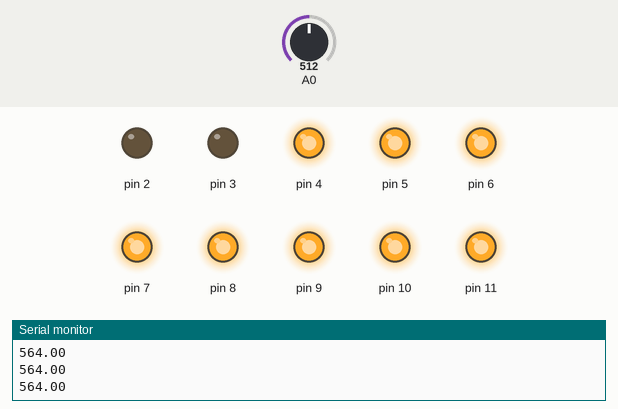
A sketch run on a simulated Arduino Uno, built with avr-gcc and run on an emulated ATmega328P. Shown: output pins drawn as LEDs (lit = HIGH), the last lines printed to the serial monitor. The inputs (shaded band) are chosen by the test bench; at power-on: A0 = 512.

Above: at 1.2 s.
1.3 s: A0 set to 545
2.8 s: A0 set to 571
At 4.0 s:
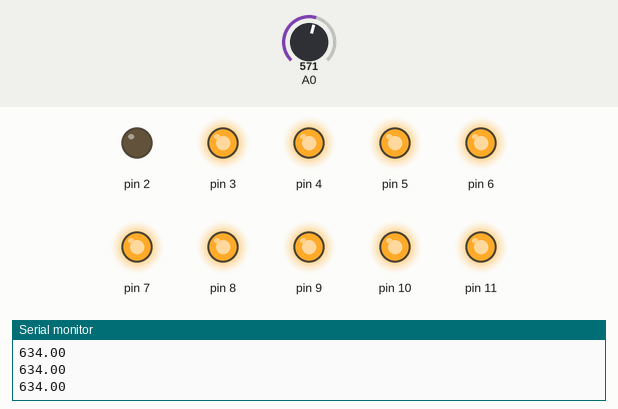
4.3 s: A0 set to 689
5.8 s: A0 set to 711
At 6.5 s:
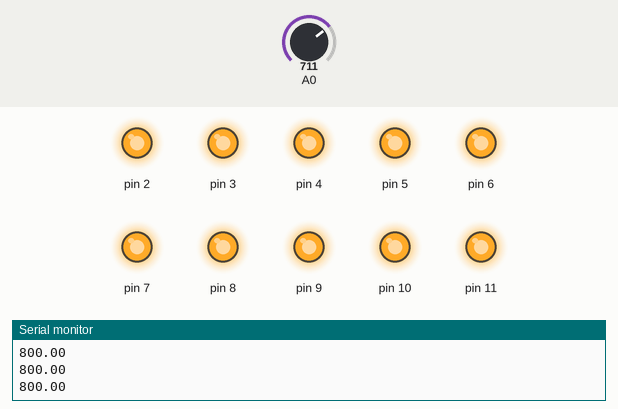
7.3 s: A0 set to 306
At 8.5 s:
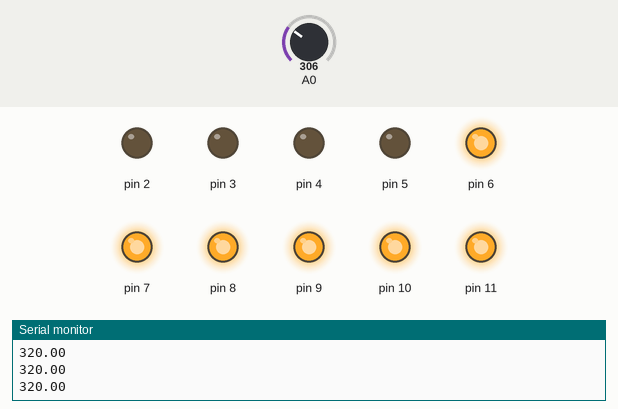
8.8 s: A0 set to 334
10.3 s: A0 set to 360
At 11.2 s:
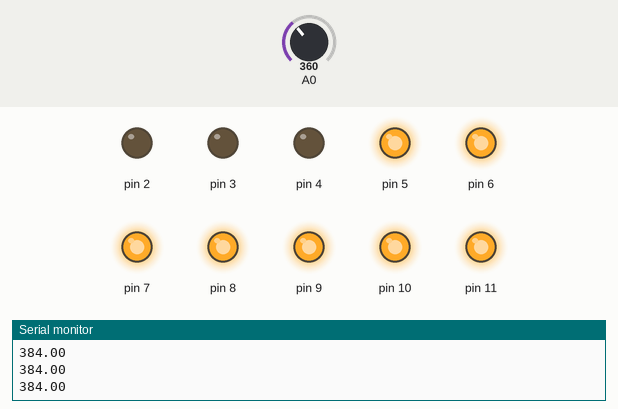
Timing chart, 0 to 12.8 s (numbered marks = the images above; inputs shaded):
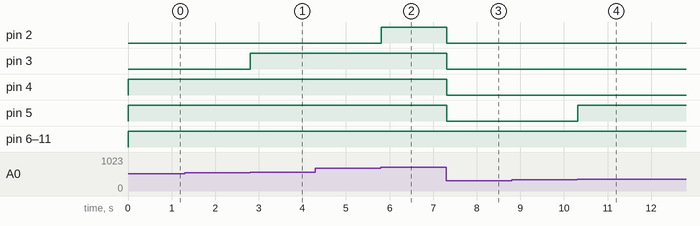

The sketch:

tesla1col.ino
```cpp
float val=0,x=0;


void setup() {
  // put your setup code here, to run once:
  pinMode(0,OUTPUT);
  pinMode(1,OUTPUT);
  pinMode(2,OUTPUT);
  pinMode(3,OUTPUT);
  pinMode(4,OUTPUT);
  pinMode(5,OUTPUT);
  pinMode(6,OUTPUT);
  pinMode(7,OUTPUT);
  pinMode(8,OUTPUT);
  pinMode(9,OUTPUT);
pinMode(10,OUTPUT);
  pinMode(11,OUTPUT);
pinMode(A0,INPUT);
Serial.begin(9600);


}
void func1()
{
  digitalWrite(0,HIGH);
  digitalWrite(1,HIGH);
  digitalWrite(2,HIGH);
  digitalWrite(3,HIGH);
  digitalWrite(4,HIGH);
  digitalWrite(5,HIGH);
  digitalWrite(6,HIGH);
  digitalWrite(7,HIGH);
  digitalWrite(8,HIGH);
  digitalWrite(9,HIGH);
  digitalWrite(10,HIGH);
  digitalWrite(11,HIGH);
delay(3000);
digitalWrite(0,LOW);
delay(470);
digitalWrite(1,LOW);
delay(470);
digitalWrite(2,LOW);
delay(470);
digitalWrite(3,LOW);
delay(470);
digitalWrite(4,LOW);
delay(470);
digitalWrite(5,LOW);
delay(470);
digitalWrite(6,LOW);
delay(470);
digitalWrite(7,LOW);
delay(470);
digitalWrite(8,LOW);
delay(470);
digitalWrite(9,LOW);
delay(470);
digitalWrite(10,LOW);
delay(470);
digitalWrite(11,LOW);
delay(470);
digitalWrite(11,HIGH);
delay(470);
digitalWrite(10,HIGH);
delay(470);
digitalWrite(9,HIGH);
delay(470);
digitalWrite(8,HIGH);
delay(470);
digitalWrite(7,HIGH);
delay(470);
digitalWrite(6,HIGH);
delay(470);
delay(5170);
delay(3000);
  digitalWrite(0,LOW);
  digitalWrite(1,LOW);
  digitalWrite(2,LOW);
  digitalWrite(3,LOW);
  digitalWrite(4,LOW);
  digitalWrite(5,LOW);
  digitalWrite(6,LOW);
  digitalWrite(7,LOW);
  digitalWrite(8,LOW);
  digitalWrite(9,LOW);
  digitalWrite(10,LOW);
  digitalWrite(11,LOW);


}
void raindrop1()
{
  digitalWrite(0,HIGH);
  delay(870);
  digitalWrite(1,HIGH);
  delay(870);
  digitalWrite(2,HIGH);
  digitalWrite(0,LOW);
  delay(870);
  digitalWrite(3,HIGH);
  digitalWrite(1,LOW);
  digitalWrite(9,HIGH);
  delay(870);
  digitalWrite(4,HIGH);
  digitalWrite(2,LOW);
  digitalWrite(10,HIGH);
  delay(870);
  digitalWrite(3,LOW);
  digitalWrite(11,HIGH);
  digitalWrite(9,LOW);
  delay(870);
  digitalWrite(4,LOW);
  digitalWrite(10,LOW);
  delay(870);
  digitalWrite(11,LOW);
  delay(370);
}

float music( float a)
{
  if(a>20.0)
   {
    digitalWrite(11,HIGH);
    if(a>=45.0)
    digitalWrite(10,HIGH);
    else
    digitalWrite(10,LOW);
    if(a>=75.0)
    digitalWrite(9,HIGH);
    else
    digitalWrite(9,LOW);
    if(a>=110.0)
    digitalWrite(8,HIGH);
    else
    digitalWrite(8,LOW);
    if(a>=185.0)
    digitalWrite(7,HIGH);
    else
    digitalWrite(7,LOW);
    if(a>=275.0)
    digitalWrite(6,HIGH);
    else
    digitalWrite(6,LOW);
    if(a>=365.0)
    digitalWrite(5,HIGH);
    else
    digitalWrite(5,LOW);
    if(a>=495.0)
    digitalWrite(4,HIGH);
    else
    digitalWrite(4,LOW);
    if(a>=615.0)
    digitalWrite(3,HIGH);
    else
    digitalWrite(3,LOW);
    if(a>=785.0)
    digitalWrite(2,HIGH);
    else
    digitalWrite(2,LOW);
    if(a>=925.0)
    digitalWrite(1,HIGH);
    else
    digitalWrite(1,LOW);
    if(a>=1015.0)
    digitalWrite(0,HIGH);
    else
    digitalWrite(0,LOW);
   }

}
void electrical()
{
  digitalWrite(0,HIGH);
  digitalWrite(1,HIGH);
  digitalWrite(2,HIGH);
  digitalWrite(3,HIGH);
  digitalWrite(4,HIGH);
  delay(870);
  digitalWrite(0,LOW);
  digitalWrite(1,LOW);
  digitalWrite(2,LOW);
  digitalWrite(3,LOW);
  digitalWrite(4,LOW);
  delay(870);
  delay(870);
}
void loop() {
  // put your main code here, to run repeatedly:
val =analogRead(0);
  Serial.println(x);
  x=map(val,35,900,0,1024);
  if(x>20.0)
  {
    music(x);
  }
}
```

Measured:
- the behaviour switches between 554 and 555 on A0 (found by bisection; images 0 and 1)
- the behaviour switches between 698 and 699 on A0 (found by bisection; images 1 and 2)
- the behaviour switches between 343 and 344 on A0 (found by bisection; images 3 and 4)
- after the input at 2.8 s, pin 3: LOW → HIGH at once
- after the input at 5.8 s, pin 2: LOW → HIGH at once
- after the input at 7.3 s, pin 2–5: HIGH → LOW at once
- after the input at 10.3 s, pin 5: LOW → HIGH at once
